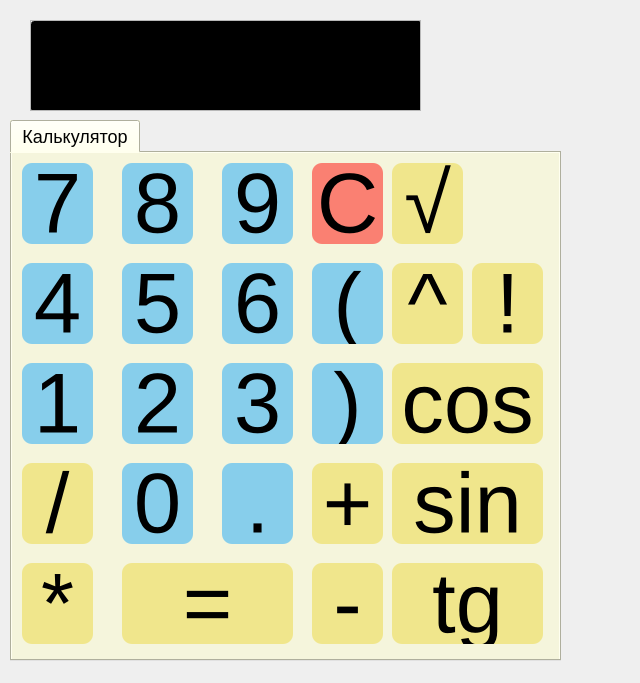
<?xml version="1.0" encoding="UTF-8"?>
<ui version="4.0">
 <class>CalcUI</class>
 <widget class="QWidget" name="CalcUI">
  <property name="geometry">
   <rect>
    <x>0</x>
    <y>0</y>
    <width>640</width>
    <height>683</height>
   </rect>
  </property>
  <property name="windowTitle">
   <string>CalcUI</string>
  </property>
  <property name="styleSheet">
   <string notr="true"/>
  </property>
  <widget class="QScrollArea" name="scrollArea">
   <property name="geometry">
    <rect>
     <x>30</x>
     <y>20</y>
     <width>391</width>
     <height>91</height>
    </rect>
   </property>
   <property name="widgetResizable">
    <bool>true</bool>
   </property>
   <widget class="QWidget" name="scrollAreaWidgetContents">
    <property name="geometry">
     <rect>
      <x>0</x>
      <y>0</y>
      <width>389</width>
      <height>89</height>
     </rect>
    </property>
    <widget class="QLineEdit" name="lineEdit">
     <property name="geometry">
      <rect>
       <x>0</x>
       <y>0</y>
       <width>391</width>
       <height>91</height>
      </rect>
     </property>
     <property name="styleSheet">
      <string notr="true">background-color: rgb(0, 0, 0);
font: 40pt;
color:rgb(255, 255, 255)</string>
     </property>
     <property name="dragEnabled">
      <bool>false</bool>
     </property>
     <property name="readOnly">
      <bool>true</bool>
     </property>
    </widget>
   </widget>
  </widget>
  <widget class="QTabWidget" name="tabWidget">
   <property name="geometry">
    <rect>
     <x>10</x>
     <y>120</y>
     <width>551</width>
     <height>541</height>
    </rect>
   </property>
   <property name="styleSheet">
    <string notr="true">background-color: rgb(245, 245, 220);
color: rgb(0, 0, 0);
font-size: 18px;
</string>
   </property>
   <property name="currentIndex">
    <number>0</number>
   </property>
   <widget class="QWidget" name="tab_3">
    <attribute name="title">
     <string>Калькулятор</string>
    </attribute>
    <widget class="QPushButton" name="pushButton_11">
     <property name="geometry">
      <rect>
       <x>300</x>
       <y>410</y>
       <width>71</width>
       <height>81</height>
      </rect>
     </property>
     <property name="styleSheet">
      <string notr="true">QPushButton {
	background-color: rgb(240, 230, 140);
	font: 64pt;
	border-style: outset;
	border-width: 5x;
    border-radius: 10px;
	border-color: rgb(0, 0, 139);
	color: rgb(0, 0, 0);
}

QPushButton:pressed {
	background-color: rgb(255, 215, 0);
	font: 64pt;
	border-style: outset;
	border-width: 5x;
    border-radius: 10px;
	border-color: rgb(0, 0, 139);
	color: rgb(0, 0, 0);
}</string>
     </property>
     <property name="text">
      <string>-</string>
     </property>
     <attribute name="buttonGroup">
      <string notr="true">nums_group</string>
     </attribute>
    </widget>
    <widget class="QPushButton" name="pushButton_5">
     <property name="geometry">
      <rect>
       <x>210</x>
       <y>110</y>
       <width>71</width>
       <height>81</height>
      </rect>
     </property>
     <property name="styleSheet">
      <string notr="true">QPushButton {
	background-color: rgb(135, 206, 235);
	font: 64pt;
	border-style: outset;
	border-width: 5x;
    border-radius: 10px;
	border-color: rgb(0, 0, 139);
	color: rgb(0, 0, 0);
}

QPushButton:pressed {
	background-color: blue;
	font: 64pt;
	border-style: outset;
	border-width: 5x;
    border-radius: 10px;
	border-color: rgb(0, 0, 139);
	color: rgb(0, 0, 0);
}</string>
     </property>
     <property name="text">
      <string>6</string>
     </property>
     <attribute name="buttonGroup">
      <string notr="true">nums_group</string>
     </attribute>
    </widget>
    <widget class="QPushButton" name="pushButton_23">
     <property name="geometry">
      <rect>
       <x>380</x>
       <y>410</y>
       <width>151</width>
       <height>81</height>
      </rect>
     </property>
     <property name="styleSheet">
      <string notr="true">QPushButton {
	background-color: rgb(240, 230, 140);
	font: 64pt;
	border-style: outset;
	border-width: 5x;
    border-radius: 10px;
	border-color: rgb(0, 0, 139);
	color: rgb(0, 0, 0);
}

QPushButton:pressed {
	background-color: rgb(255, 215, 0);
	font: 64pt;
	border-style: outset;
	border-width: 5x;
    border-radius: 10px;
	border-color: rgb(0, 0, 139);
	color: rgb(0, 0, 0);
}</string>
     </property>
     <property name="text">
      <string>tg</string>
     </property>
     <attribute name="buttonGroup">
      <string notr="true">nums_group</string>
     </attribute>
    </widget>
    <widget class="QPushButton" name="pushButton">
     <property name="geometry">
      <rect>
       <x>10</x>
       <y>10</y>
       <width>71</width>
       <height>81</height>
      </rect>
     </property>
     <property name="styleSheet">
      <string notr="true">QPushButton {
	background-color: rgb(135, 206, 235);
	font: 64pt;
	border-style: outset;
	border-width: 5x;
    border-radius: 10px;
	border-color: rgb(0, 0, 139);
	color: rgb(0, 0, 0);
}

QPushButton:pressed {
	background-color: blue;
	font: 64pt;
	border-style: outset;
	border-width: 5x;
    border-radius: 10px;
	border-color: rgb(0, 0, 139);
	color: rgb(0, 0, 0);
}</string>
     </property>
     <property name="text">
      <string>7</string>
     </property>
     <attribute name="buttonGroup">
      <string notr="true">nums_group</string>
     </attribute>
    </widget>
    <widget class="QPushButton" name="pushButton_7">
     <property name="geometry">
      <rect>
       <x>110</x>
       <y>210</y>
       <width>71</width>
       <height>81</height>
      </rect>
     </property>
     <property name="styleSheet">
      <string notr="true">QPushButton {
	background-color: rgb(135, 206, 235);
	font: 64pt;
	border-style: outset;
	border-width: 5x;
    border-radius: 10px;
	border-color: rgb(0, 0, 139);
	color: rgb(0, 0, 0);
}

QPushButton:pressed {
	background-color: blue;
	font: 64pt;
	border-style: outset;
	border-width: 5x;
    border-radius: 10px;
	border-color: rgb(0, 0, 139);
	color: rgb(0, 0, 0);
}</string>
     </property>
     <property name="text">
      <string>2</string>
     </property>
     <attribute name="buttonGroup">
      <string notr="true">nums_group</string>
     </attribute>
    </widget>
    <widget class="QPushButton" name="pushButton_22">
     <property name="geometry">
      <rect>
       <x>380</x>
       <y>310</y>
       <width>151</width>
       <height>81</height>
      </rect>
     </property>
     <property name="styleSheet">
      <string notr="true">QPushButton {
	background-color: rgb(240, 230, 140);
	font: 64pt;
	border-style: outset;
	border-width: 5x;
    border-radius: 10px;
	border-color: rgb(0, 0, 139);
	color: rgb(0, 0, 0);
}

QPushButton:pressed {
	background-color: rgb(255, 215, 0);
	font: 64pt;
	border-style: outset;
	border-width: 5x;
    border-radius: 10px;
	border-color: rgb(0, 0, 139);
	color: rgb(0, 0, 0);
}</string>
     </property>
     <property name="text">
      <string>sin</string>
     </property>
     <attribute name="buttonGroup">
      <string notr="true">nums_group</string>
     </attribute>
    </widget>
    <widget class="QPushButton" name="pushButton_24">
     <property name="geometry">
      <rect>
       <x>460</x>
       <y>110</y>
       <width>71</width>
       <height>81</height>
      </rect>
     </property>
     <property name="styleSheet">
      <string notr="true">QPushButton {
	background-color: rgb(240, 230, 140);
	font: 64pt;
	border-style: outset;
	border-width: 5x;
    border-radius: 10px;
	border-color: rgb(0, 0, 139);
	color: rgb(0, 0, 0);
}

QPushButton:pressed {
	background-color: rgb(255, 215, 0);
	font: 64pt;
	border-style: outset;
	border-width: 5x;
    border-radius: 10px;
	border-color: rgb(0, 0, 139);
	color: rgb(0, 0, 0);
}</string>
     </property>
     <property name="text">
      <string>!</string>
     </property>
     <attribute name="buttonGroup">
      <string notr="true">nums_group</string>
     </attribute>
    </widget>
    <widget class="QPushButton" name="pushButton_18">
     <property name="geometry">
      <rect>
       <x>110</x>
       <y>310</y>
       <width>71</width>
       <height>81</height>
      </rect>
     </property>
     <property name="styleSheet">
      <string notr="true">QPushButton {
	background-color: rgb(135, 206, 235);
	font: 64pt;
	border-style: outset;
	border-width: 5x;
    border-radius: 10px;
	border-color: rgb(0, 0, 139);
	color: rgb(0, 0, 0);
}

QPushButton:pressed {
	background-color: blue;
	font: 64pt;
	border-style: outset;
	border-width: 5x;
    border-radius: 10px;
	border-color: rgb(0, 0, 139);
	color: rgb(0, 0, 0);
}</string>
     </property>
     <property name="text">
      <string>0</string>
     </property>
     <attribute name="buttonGroup">
      <string notr="true">nums_group</string>
     </attribute>
    </widget>
    <widget class="QPushButton" name="pushButton_3">
     <property name="geometry">
      <rect>
       <x>210</x>
       <y>10</y>
       <width>71</width>
       <height>81</height>
      </rect>
     </property>
     <property name="styleSheet">
      <string notr="true">QPushButton {
	background-color: rgb(135, 206, 235);
	font: 64pt;
	border-style: outset;
	border-width: 5x;
    border-radius: 10px;
	border-color: rgb(0, 0, 139);
	color: rgb(0, 0, 0);
}

QPushButton:pressed {
	background-color: blue;
	font: 64pt;
	border-style: outset;
	border-width: 5x;
    border-radius: 10px;
	border-color: rgb(0, 0, 139);
	color: rgb(0, 0, 0);
}</string>
     </property>
     <property name="text">
      <string>9</string>
     </property>
     <attribute name="buttonGroup">
      <string notr="true">nums_group</string>
     </attribute>
    </widget>
    <widget class="QPushButton" name="pushButton_8">
     <property name="geometry">
      <rect>
       <x>210</x>
       <y>210</y>
       <width>71</width>
       <height>81</height>
      </rect>
     </property>
     <property name="styleSheet">
      <string notr="true">QPushButton {
	background-color: rgb(135, 206, 235);
	font: 64pt;
	border-style: outset;
	border-width: 5x;
    border-radius: 10px;
	border-color: rgb(0, 0, 139);
	color: rgb(0, 0, 0);
}

QPushButton:pressed {
	background-color: blue;
	font: 64pt;
	border-style: outset;
	border-width: 5x;
    border-radius: 10px;
	border-color: rgb(0, 0, 139);
	color: rgb(0, 0, 0);
}</string>
     </property>
     <property name="text">
      <string>3</string>
     </property>
     <attribute name="buttonGroup">
      <string notr="true">nums_group</string>
     </attribute>
    </widget>
    <widget class="QPushButton" name="pushButton_19">
     <property name="geometry">
      <rect>
       <x>210</x>
       <y>310</y>
       <width>71</width>
       <height>81</height>
      </rect>
     </property>
     <property name="styleSheet">
      <string notr="true">QPushButton {
	background-color: rgb(135, 206, 235);
	font: 64pt;
	border-style: outset;
	border-width: 5x;
    border-radius: 10px;
	border-color: rgb(0, 0, 139);
	color: rgb(0, 0, 0);
}

QPushButton:pressed {
	background-color: blue;
	font: 64pt;
	border-style: outset;
	border-width: 5x;
    border-radius: 10px;
	border-color: rgb(0, 0, 139);
	color: rgb(0, 0, 0);
}</string>
     </property>
     <property name="text">
      <string>.</string>
     </property>
     <attribute name="buttonGroup">
      <string notr="true">nums_group</string>
     </attribute>
    </widget>
    <widget class="QPushButton" name="pushButton_12">
     <property name="geometry">
      <rect>
       <x>10</x>
       <y>310</y>
       <width>71</width>
       <height>81</height>
      </rect>
     </property>
     <property name="styleSheet">
      <string notr="true">QPushButton {
	background-color: rgb(240, 230, 140);
	font: 64pt;
	border-style: outset;
	border-width: 5x;
    border-radius: 10px;
	border-color: rgb(0, 0, 139);
	color: rgb(0, 0, 0);
}

QPushButton:pressed {
	background-color: rgb(255, 215, 0);
	font: 64pt;
	border-style: outset;
	border-width: 5x;
    border-radius: 10px;
	border-color: rgb(0, 0, 139);
	color: rgb(0, 0, 0);
}</string>
     </property>
     <property name="text">
      <string>/</string>
     </property>
     <attribute name="buttonGroup">
      <string notr="true">nums_group</string>
     </attribute>
    </widget>
    <widget class="QPushButton" name="pushButton_10">
     <property name="geometry">
      <rect>
       <x>300</x>
       <y>310</y>
       <width>71</width>
       <height>81</height>
      </rect>
     </property>
     <property name="styleSheet">
      <string notr="true">QPushButton {
	background-color: rgb(240, 230, 140);
	font: 64pt;
	border-style: outset;
	border-width: 5x;
    border-radius: 10px;
	border-color: rgb(0, 0, 139);
	color: rgb(0, 0, 0);
}

QPushButton:pressed {
	background-color: rgb(255, 215, 0);
	font: 64pt;
	border-style: outset;
	border-width: 5x;
    border-radius: 10px;
	border-color: rgb(0, 0, 139);
	color: rgb(0, 0, 0);
}</string>
     </property>
     <property name="text">
      <string>+</string>
     </property>
     <attribute name="buttonGroup">
      <string notr="true">nums_group</string>
     </attribute>
    </widget>
    <widget class="QPushButton" name="pushButton_14">
     <property name="geometry">
      <rect>
       <x>10</x>
       <y>410</y>
       <width>71</width>
       <height>81</height>
      </rect>
     </property>
     <property name="styleSheet">
      <string notr="true">QPushButton {
	background-color: rgb(240, 230, 140);
	font: 64pt;
	border-style: outset;
	border-width: 5x;
    border-radius: 10px;
	border-color: rgb(0, 0, 139);
	color: rgb(0, 0, 0);
}

QPushButton:pressed {
	background-color: rgb(255, 215, 0);
	font: 64pt;
	border-style: outset;
	border-width: 5x;
    border-radius: 10px;
	border-color: rgb(0, 0, 139);
	color: rgb(0, 0, 0);
}</string>
     </property>
     <property name="text">
      <string>*</string>
     </property>
     <attribute name="buttonGroup">
      <string notr="true">nums_group</string>
     </attribute>
    </widget>
    <widget class="QPushButton" name="pushButton_16">
     <property name="geometry">
      <rect>
       <x>300</x>
       <y>110</y>
       <width>71</width>
       <height>81</height>
      </rect>
     </property>
     <property name="styleSheet">
      <string notr="true">QPushButton {
	background-color: rgb(135, 206, 235);
	font: 64pt;
	border-style: outset;
	border-width: 5x;
    border-radius: 10px;
	border-color: rgb(0, 0, 139);
	color: rgb(0, 0, 0);
}

QPushButton:pressed {
	background-color: blue;
	font: 64pt;
	border-style: outset;
	border-width: 5x;
    border-radius: 10px;
	border-color: rgb(0, 0, 139);
	color: rgb(0, 0, 0);
}</string>
     </property>
     <property name="text">
      <string>(</string>
     </property>
     <attribute name="buttonGroup">
      <string notr="true">nums_group</string>
     </attribute>
    </widget>
    <widget class="QPushButton" name="pushButton_13">
     <property name="geometry">
      <rect>
       <x>110</x>
       <y>410</y>
       <width>171</width>
       <height>81</height>
      </rect>
     </property>
     <property name="styleSheet">
      <string notr="true">QPushButton {
	background-color: rgb(240, 230, 140);
	font: 64pt;
	border-style: outset;
	border-width: 5x;
    border-radius: 10px;
	border-color: rgb(0, 0, 139);
	color: rgb(0, 0, 0);
}

QPushButton:pressed {
	background-color: rgb(255, 215, 0);
	font: 64pt;
	border-style: outset;
	border-width: 5x;
    border-radius: 10px;
	border-color: rgb(0, 0, 139);
	color: rgb(0, 0, 0);
}</string>
     </property>
     <property name="text">
      <string>=</string>
     </property>
    </widget>
    <widget class="QPushButton" name="pushButton_25">
     <property name="geometry">
      <rect>
       <x>380</x>
       <y>10</y>
       <width>71</width>
       <height>81</height>
      </rect>
     </property>
     <property name="styleSheet">
      <string notr="true">QPushButton {
	background-color: rgb(240, 230, 140);
	font: 64pt;
	border-style: outset;
	border-width: 5x;
    border-radius: 10px;
	border-color: rgb(0, 0, 139);
	color: rgb(0, 0, 0);
}

QPushButton:pressed {
	background-color: rgb(255, 215, 0);
	font: 64pt;
	border-style: outset;
	border-width: 5x;
    border-radius: 10px;
	border-color: rgb(0, 0, 139);
	color: rgb(0, 0, 0);
}</string>
     </property>
     <property name="text">
      <string>√</string>
     </property>
     <attribute name="buttonGroup">
      <string notr="true">nums_group</string>
     </attribute>
    </widget>
    <widget class="QPushButton" name="pushButton_15">
     <property name="geometry">
      <rect>
       <x>300</x>
       <y>10</y>
       <width>71</width>
       <height>81</height>
      </rect>
     </property>
     <property name="styleSheet">
      <string notr="true">QPushButton {
	background-color: rgb(250, 128, 114);
	font: 64pt;
	border-style: outset;
	border-width: 5x;
    border-radius: 10px;
	border-color: rgb(0, 0, 139);
	color: rgb(0, 0, 0);
}

QPushButton:pressed {
	background-color: rgb(220, 20, 60);
	font: 64pt;
	border-style: outset;
	border-width: 5x;
    border-radius: 10px;
	border-color: rgb(0, 0, 139);
	color: rgb(0, 0, 0);
}</string>
     </property>
     <property name="text">
      <string>С</string>
     </property>
    </widget>
    <widget class="QPushButton" name="pushButton_20">
     <property name="geometry">
      <rect>
       <x>380</x>
       <y>110</y>
       <width>71</width>
       <height>81</height>
      </rect>
     </property>
     <property name="styleSheet">
      <string notr="true">QPushButton {
	background-color: rgb(240, 230, 140);
	font: 64pt;
	border-style: outset;
	border-width: 5x;
    border-radius: 10px;
	border-color: rgb(0, 0, 139);
	color: rgb(0, 0, 0);
}

QPushButton:pressed {
	background-color: rgb(255, 215, 0);
	font: 64pt;
	border-style: outset;
	border-width: 5x;
    border-radius: 10px;
	border-color: rgb(0, 0, 139);
	color: rgb(0, 0, 0);
}</string>
     </property>
     <property name="text">
      <string>^</string>
     </property>
     <attribute name="buttonGroup">
      <string notr="true">nums_group</string>
     </attribute>
    </widget>
    <widget class="QPushButton" name="pushButton_17">
     <property name="geometry">
      <rect>
       <x>300</x>
       <y>210</y>
       <width>71</width>
       <height>81</height>
      </rect>
     </property>
     <property name="styleSheet">
      <string notr="true">QPushButton {
	background-color: rgb(135, 206, 235);
	font: 64pt;
	border-style: outset;
	border-width: 5x;
    border-radius: 10px;
	border-color: rgb(0, 0, 139);
	color: rgb(0, 0, 0);
}

QPushButton:pressed {
	background-color: blue;
	font: 64pt;
	border-style: outset;
	border-width: 5x;
    border-radius: 10px;
	border-color: rgb(0, 0, 139);
	color: rgb(0, 0, 0);
}</string>
     </property>
     <property name="text">
      <string>)</string>
     </property>
     <attribute name="buttonGroup">
      <string notr="true">nums_group</string>
     </attribute>
    </widget>
    <widget class="QPushButton" name="pushButton_2">
     <property name="geometry">
      <rect>
       <x>110</x>
       <y>10</y>
       <width>71</width>
       <height>81</height>
      </rect>
     </property>
     <property name="styleSheet">
      <string notr="true">QPushButton {
	background-color: rgb(135, 206, 235);
	font: 64pt;
	border-style: outset;
	border-width: 5x;
    border-radius: 10px;
	border-color: rgb(0, 0, 139);
	color: rgb(0, 0, 0);
}

QPushButton:pressed {
	background-color: blue;
	font: 64pt;
	border-style: outset;
	border-width: 5x;
    border-radius: 10px;
	border-color: rgb(0, 0, 139);
	color: rgb(0, 0, 0);
}</string>
     </property>
     <property name="text">
      <string>8</string>
     </property>
     <attribute name="buttonGroup">
      <string notr="true">nums_group</string>
     </attribute>
    </widget>
    <widget class="QPushButton" name="pushButton_9">
     <property name="geometry">
      <rect>
       <x>10</x>
       <y>210</y>
       <width>71</width>
       <height>81</height>
      </rect>
     </property>
     <property name="styleSheet">
      <string notr="true">QPushButton {
	background-color: rgb(135, 206, 235);
	font: 64pt;
	border-style: outset;
	border-width: 5x;
    border-radius: 10px;
	border-color: rgb(0, 0, 139);
	color: rgb(0, 0, 0);
}

QPushButton:pressed {
	background-color: blue;
	font: 64pt;
	border-style: outset;
	border-width: 5x;
    border-radius: 10px;
	border-color: rgb(0, 0, 139);
	color: rgb(0, 0, 0);
}</string>
     </property>
     <property name="text">
      <string>1</string>
     </property>
     <attribute name="buttonGroup">
      <string notr="true">nums_group</string>
     </attribute>
    </widget>
    <widget class="QPushButton" name="pushButton_21">
     <property name="geometry">
      <rect>
       <x>380</x>
       <y>210</y>
       <width>151</width>
       <height>81</height>
      </rect>
     </property>
     <property name="styleSheet">
      <string notr="true">QPushButton {
	background-color: rgb(240, 230, 140);
	font: 64pt;
	border-style: outset;
	border-width: 5x;
    border-radius: 10px;
	border-color: rgb(0, 0, 139);
	color: rgb(0, 0, 0);
}

QPushButton:pressed {
	background-color: rgb(255, 215, 0);
	font: 64pt;
	border-style: outset;
	border-width: 5x;
    border-radius: 10px;
	border-color: rgb(0, 0, 139);
	color: rgb(0, 0, 0);
}</string>
     </property>
     <property name="text">
      <string>cos</string>
     </property>
     <attribute name="buttonGroup">
      <string notr="true">nums_group</string>
     </attribute>
    </widget>
    <widget class="QPushButton" name="pushButton_4">
     <property name="geometry">
      <rect>
       <x>110</x>
       <y>110</y>
       <width>71</width>
       <height>81</height>
      </rect>
     </property>
     <property name="styleSheet">
      <string notr="true">QPushButton {
	background-color: rgb(135, 206, 235);
	font: 64pt;
	border-style: outset;
	border-width: 5x;
    border-radius: 10px;
	border-color: rgb(0, 0, 139);
	color: rgb(0, 0, 0);
}

QPushButton:pressed {
	background-color: blue;
	font: 64pt;
	border-style: outset;
	border-width: 5x;
    border-radius: 10px;
	border-color: rgb(0, 0, 139);
	color: rgb(0, 0, 0);
}</string>
     </property>
     <property name="text">
      <string>5</string>
     </property>
     <attribute name="buttonGroup">
      <string notr="true">nums_group</string>
     </attribute>
    </widget>
    <widget class="QPushButton" name="pushButton_6">
     <property name="geometry">
      <rect>
       <x>10</x>
       <y>110</y>
       <width>71</width>
       <height>81</height>
      </rect>
     </property>
     <property name="styleSheet">
      <string notr="true">QPushButton {
	background-color: rgb(135, 206, 235);
	font: 64pt;
	border-style: outset;
	border-width: 5x;
    border-radius: 10px;
	border-color: rgb(0, 0, 139);
	color: rgb(0, 0, 0);
}

QPushButton:pressed {
	background-color: blue;
	font: 64pt;
	border-style: outset;
	border-width: 5x;
    border-radius: 10px;
	border-color: rgb(0, 0, 139);
	color: rgb(0, 0, 0);
}</string>
     </property>
     <property name="text">
      <string>4</string>
     </property>
     <attribute name="buttonGroup">
      <string notr="true">nums_group</string>
     </attribute>
    </widget>
   </widget>
  </widget>
 </widget>
 <resources/>
 <connections/>
 <buttongroups>
  <buttongroup name="nums_group"/>
 </buttongroups>
</ui>
